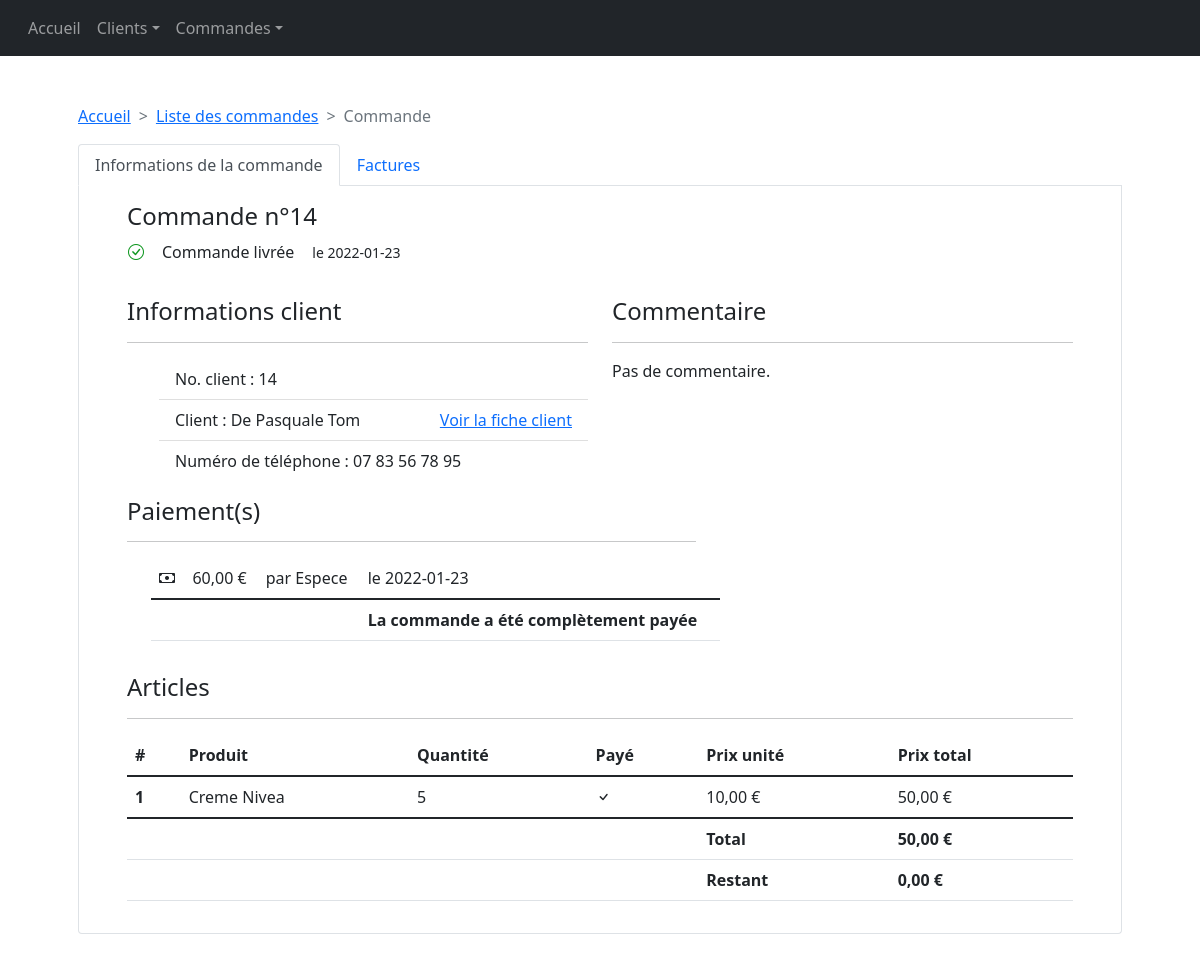
Screenshot of /pages/commande.php?id_commande=14 with the database file from the repository.
### tables this page shows
CREATE TABLE IF NOT EXISTS `commande` (
  `id_commande` int(11) NOT NULL AUTO_INCREMENT,
  `id_status_commande` int(11) DEFAULT NULL,
  `id_client` int(11) DEFAULT NULL,
  `date_passage` date DEFAULT NULL,
  `date_validation` date DEFAULT NULL,
  `date_cloture` date DEFAULT NULL,
  PRIMARY KEY (`id_commande`),
  KEY `id_status_commande` (`id_status_commande`),
  KEY `id_client` (`id_client`)
);

CREATE TABLE IF NOT EXISTS `client` (
  `id_client` int(11) NOT NULL AUTO_INCREMENT,
  `id_grade` int(11) DEFAULT NULL,
  `nom` varchar(20) DEFAULT NULL,
  `prenom` varchar(20) DEFAULT NULL,
  `remise_future` int(11) DEFAULT NULL,
  `adherent` tinyint(1) DEFAULT NULL,
  PRIMARY KEY (`id_client`),
  KEY `id_grade` (`id_grade`)
);

CREATE TABLE IF NOT EXISTS `numerotelephone` (
  `id_numero_telephone` int(11) NOT NULL AUTO_INCREMENT,
  `id_client` int(11) DEFAULT NULL,
  `numero` varchar(20) DEFAULT NULL,
  PRIMARY KEY (`id_numero_telephone`),
  KEY `id_client` (`id_client`)
);

CREATE TABLE IF NOT EXISTS `paiement` (
  `id_paiement` int(11) NOT NULL AUTO_INCREMENT,
  `id_commande` int(11) DEFAULT NULL,
  `id_facture` int(11) DEFAULT NULL,
  `id_type_paiement` int(20) NOT NULL,
  `montant` int(11) DEFAULT NULL,
  `date_paiement` date DEFAULT NULL,
  PRIMARY KEY (`id_paiement`),
  KEY `id_commande` (`id_commande`),
  KEY `id_type_paiement` (`id_type_paiement`)
);

CREATE TABLE IF NOT EXISTS `typepaiement` (
  `id_type_paiement` int(11) NOT NULL AUTO_INCREMENT,
  `type_paiement` varchar(30) DEFAULT NULL,
  PRIMARY KEY (`id_type_paiement`)
);

CREATE TABLE IF NOT EXISTS `article` (
  `id_article` int(11) NOT NULL AUTO_INCREMENT,
  `id_status_article` int(11) DEFAULT NULL,
  `intitule` varchar(30) NOT NULL,
  `prix_unitaire` int(11) DEFAULT NULL,
  `promotion` int(11) DEFAULT NULL,
  `valeur_points` int(11) DEFAULT NULL,
  PRIMARY KEY (`id_article`),
  KEY `id_status_article` (`id_status_article`)
);

CREATE TABLE IF NOT EXISTS `itemcommande` (
  `id_item_commande` int(11) NOT NULL AUTO_INCREMENT,
  `id_commande` int(11) DEFAULT NULL,
  `id_status_item_commande` int(11) DEFAULT NULL,
  `id_article` int(11) DEFAULT NULL,
  `quantite` int(11) DEFAULT NULL,
  `prix_vendu` int(11) DEFAULT NULL,
  `id_facture` int(1) DEFAULT NULL,
  PRIMARY KEY (`id_item_commande`),
  KEY `id_commande` (`id_commande`),
  KEY `id_status_item_commande` (`id_status_item_commande`),
  KEY `id_article` (`id_article`)
);

### lib/Client.php (called while the page is built, shortened)
<?php
function creerClient($id_client) {
    $query = "SELECT
       nom,
       prenom,
       intitule_grade,
       facebook,
       instagram,
       email,
       remise_future,
       adherent
        FROM client NATURAL JOIN contact NATURAL JOIN numerotelephone NATURAL JOIN grade WHERE id_client = " . $id_client;
    $db = creerConnexion();
    $requeteClient = $db->query($query);
    if($requeteClient) {
        while($client = mysqli_fetch_array($requeteClient)){
            $clientObj = new Client(
                $id_client,
                $client["nom"],
                $client["prenom"],
                $client["intitule_grade"],
                $client["facebook"],
                $client["instagram"],
                $client["email"],
                $client["remise_future"],
                $client["adherent"]);
            $clientObj->recupererAdresses($db);
            $clientObj->recupererNumeros($db);
            return $clientObj;
        }
    } else {
        echo '<p class="text-danger">' . $db->error . '</p>';
    }
}
class NumeroTelephone
{
    public function __construct($id, $numero) {
        $this->numero = $numero;
    }
}
class Client
{
    public $nom;
    public $prenom;
    public $id;
    public function __construct($id, $nom, $prenom, $grade, $facebook, $instagram, $email, $remise_future, $adherant)
    {
        $this->id = $id;
        $this->nom = $nom;
        $this->prenom = $prenom;
        $db = creerConnexion();
        $req = "SELECT SUM(montant) AS total FROM paiement NATURAL JOIN commande WHERE id_client = " . $id . " GROUP BY id_client";
        $response = $db->query($req);
        if(!$response) {
            echo '<p>Erreur : ' . $db->error . '</p>';
        } else {
            while($paiement = $response->fetch_assoc()) {
                $this->total_depense = $paiement["total"];
            }
        }
    }
    public function recupererNumeros($db) {
        $reqTelephone = "SELECT id_numero_telephone, numero FROM numerotelephone WHERE id_client = " . $this->id;
        if($reponseTelephones = $db->query($reqTelephone)) {
            while ($numero = $reponseTelephones->fetch_assoc()) {
                $numeroObj = new NumeroTelephone($numero["id_numero_telephone"], $numero["numero"]);
            }
        } else {
            echo '<p class="text-danger">Erreur : '. $db->error .'</p>';
        }
    }
    public function recupererAdresses($db) {
        $reqAdresse = "SELECT id_adresse, numero, rue, ville, code_postal FROM adresse WHERE id_client = " . $this->id;
        if($reponseAdresses = $db->query($reqAdresse)) {
            while ($adresse = $reponseAdresses->fetch_assoc()) {
                $adresseObj = new Adresse($adresse["id_adresse"], $adresse["numero"], $adresse["rue"], $adresse["code_postal"], $adresse["ville"]);
            }
        } else {
            echo '<p class="text-danger">Erreur : '. $db->error .'</p>';
        }
    }
        ?>
        <?php
    public function getNomPrenom() {
        return $this->nom . " " . $this->prenom;
    }
}

### lib/Utils.php (called while the page is built)
<?php
function formaterPrix($amount) {
    $fmt = new NumberFormatter("fr_FR", NumberFormatter::CURRENCY);
    return $fmt->formatCurrency($amount, "EUR");
}

### pages/includes/commande/informations.php (shortened to what this page needs)
<div class="row">
    <div class="col">
        <table class="mb-3">
            <h4>Commande <span>n°<?php echo $commande->getId(); ?></span></h4>
            <tr>
                <td><?php $commande->afficherIconeStatut(); ?></td>
                <td><?php $commande->afficherNomStatut(); ?></td>
                <td><?php $commande->afficherDerniereDate(); ?></td>
            </tr>
        </table>
    </div>
</div>
<div class="row mt-3">
    <div class="col"><?php $commande->afficherInfosClient(); ?></div>
    <div class="col">
        <h4>Commentaire</h4>
        <hr>
        <p>
            <?php echo (empty($commande->commentaire)) ? "Pas de commentaire" : $commande->commentaire; ?>
        </p>
    </div>
</div>
<div class="row">
    <div class="col-auto">
        <h4>Paiement(s)</h4>
        <hr>
        <table class="table ms-4">
            <tbody>
            <?php
            $req = "SELECT id_type_paiement, type_paiement, montant, date_paiement FROM paiement NATURAL JOIN typepaiement WHERE id_commande = " . $commande->id;
            $result = $db->query($req);
            $total_paye = 0;
            while($paiement = $result->fetch_assoc()) {
                $total_paye += $paiement["montant"];
                echo '<tr>';
                echo '<td>';
                switch ($paiement["id_type_paiement"]) {
                    case 2:
                        echo '<i class="bi bi-cash"></i>';
                        break;
                }
                echo '</td>';
                echo '<td>'. formaterPrix($paiement["montant"]) .'</td>';
                echo '<td>par ' . $paiement["type_paiement"] . '</td>';
                echo '<td>le ' . $paiement["date_paiement"] . '</td>';
                echo '</tr>';
            }
            ?>
            </tbody>
            <tfoot>
            <tr>
                <td></td>
                <td></td>
                <td></td>
                <td class="fw-bold">
                    <?php
                    if($total_paye == 0) {
                        echo 'Il n\'y a pas encore eu de paiement, il reste <span class="fw-bold">' . formaterPrix($commande->calculerPrixTotal()) . ' a payer (HT)</span>';
                    } else {
                        if($commande->payee) {
                            echo 'La commande a été complètement payée';
                        } else {
                            echo 'Il reste ' . formaterPrix($commande->calculerPrixRestant()) . ' HT a payer.';
                        }
                    }
                    ?>
                </td>
            </tr>
            </tfoot>
        </table>
    </div>
</div>
<div class="row mt-3">
    <div class="col"><?php $commande->afficherArticles(); ?></div>
</div>

### lib/Commande.php (shortened to what this page needs)
<?php
require_once "Client.php";
require_once "ArticleCommande.php";
require_once "Utils.php";
function creerCommande($id_commande) {
    $db = creerConnexion();
    $request = $db->query("SELECT id_client, id_status_commande FROM commande WHERE id_commande = " . $id_commande);
    while($ligne = mysqli_fetch_array($request)) {
        $commande = new Commande($id_commande, creerClient($ligne['id_client']));
        switch ($ligne["id_status_commande"]) {
            case 2:
                $commande->changerStatut(StatutCommande::livree);
                break;
        }
        $commande->ajouterCommentaire("Pas de commentaire.");
        $commande_paye = true;
        $request2 = $db->query("SELECT * FROM itemcommande WHERE id_commande=" . $id_commande);
        while ($ligne2 = mysqli_fetch_array($request2)) {
            $article = mysqli_fetch_array($db->query("SELECT * FROM article WHERE id_article=" . $ligne2['id_article']));
            if($ligne2["id_facture"]) {
                $paye = true;
            } else {
                $paye = false;
                $commande_paye = false;
            }
            $commande->payee = $commande_paye;
            $commande->ajouterArticle(new ArticleCommande($article['id_article'], $article['intitule'], $ligne2['quantite'], $article['prix_unitaire'], $paye));
        }
        $ligne3 = mysqli_fetch_array( $db->query("SELECT date_passage FROM commande WHERE id_commande=" . $id_commande));
        $commande->ajouterDerniereDate($ligne3['date_passage']);
        $request = $db->query("SELECT montant FROM paiement WHERE id_commande = " . $id_commande);
        $montant_paye = 0;
        while($paiement = $request->fetch_assoc()) {
            $montant_paye += $paiement["montant"];
        }
        return $commande;
    }
}
class Commande
{
    public $id;
    private $derniereDate;
    private $statut;
    public $articles = [];
    public $client;
    public function __construct($id, $client)
    {
        $this->id = $id;
        $this->client = $client;
    }
    public function calculerPrixTotal()
    {
        $total = 0;
        foreach($this->articles as $i => $article) {
            $total += $article->recupererTotal();
        }
        return $total;
    }
        ?>
        <?php
    public function afficherIconeStatut()
    {
        switch ($this->statut) {
            case StatutCommande::livree:
                echo '<i class="bi bi-check-circle me-3" style="color: '. StatutCommande::couleur_livree .'"></i>';
                break;
        }
    }
    public function afficherNomStatut()
    {
        switch ($this->statut) {
            case StatutCommande::livree:
                echo '<span>Commande livrée</span>';
                break;
        }
    }
    public function afficherDerniereDate()
    {
        switch ($this->statut) {
            case StatutCommande::annulee:
            case StatutCommande::livree:
                echo '<small class="ms-3"> le '. $this->derniereDate .'</small>';
                break;
        }
    }
    public function afficherArticles()
    {
        ?>
        <h4>Articles</h4>
        <hr>
        <table class="table">
            <thead>
                <tr>
                    <th scope="col">#</th>
                    <th scope="col">Produit</th>
                    <th scope="col">Quantité</th>
                    <th scope="col">Payé</th>
                    <th scope="col">Prix unité</th>
                    <th scope="col">Prix total</th>
                </tr>
            </thead>
            <tbody>
            <?php
            foreach ($this->articles as $i => $article) {
                $article->afficherLigneCommande($i + 1);
            }
            ?>
            </tbody>
            <tfoot>
                <tr>
                    <td></td>
                    <td></td>
                    <td></td>
                    <td></td>
                    <td class="fw-bold">Total</td>
                    <td class="fw-bold"><?php echo formaterPrix($this->calculerPrixTotal()); ?></td>
                </tr>
                <tr>
                    <td></td>
                    <td></td>
                    <td></td>
                    <td></td>
                    <td class="fw-bold">Restant</td>
                    <td class="fw-bold"><?php echo formaterPrix($this->calculerPrixRestant()); ?></td>
                </tr>
            </tfoot>
        </table>
        <?php
    }
    public function afficherInfosClient()
    {
        ?>
        <h4>Informations client</h4>
        <hr>
        <ul class="list-group-flush">
            <li class="list-group-item">No. client : <?php echo $this->client->id; ?></li>
            <li class="list-group-item">Client : <?php echo $this->client->getNomPrenom(); ?><a class="float-end" href="fiche_client.php?id_client=<?php echo $this->client->id ?>">Voir la fiche client</a></span> </li>
            <li class="list-group-item">Numéro de téléphone : <?php echo $this->client->numerosTel[0]->numero; ?></li>
        </ul>
        <?php
    }
        ?>
        <?php
    public function changerStatut($statut)
    {
        $this->statut = $statut;
    }
    public function ajouterArticle($article) {
        $this->articles[] = $article;
    }
    public function ajouterCommentaire($commentaire) {
        $this->commentaire = $commentaire;
    }
    public function ajouterDerniereDate($derniereDate) {
        $this->derniereDate= $derniereDate;
    }
    public function getId()
    {
        return $this->id;
    }
    public function calculerPrixRestant()
    {
        $total = 0;
        return $total;
    }
}

### lib/ArticleCommande.php (shortened to what this page needs)
<?php
require_once 'Utils.php';
class ArticleCommande
{
    public $intitule = "";
    public $quantite;
    public $prix_unite;
    public $paye = false;
    public function __construct($id, $intitule, $quantite, $prix_unite, $paye)
    {
        $this->intitule = $intitule;
        $this->quantite = $quantite;
        $this->prix_unite = $prix_unite;
        $this->paye = $paye;
    }
    public function afficherLigneCommande($i) {
        ?>
        <tr>
            <th scope="row"><?php echo $i; ?></th>
            <td><?php echo $this->intitule; ?></td>
            <td><?php echo $this->quantite; ?></td>
            <td><?php echo ($this->paye) ? '<i class="bi bi-check"></i>' : '<i class="bi bi-x"></i>' ?></td>
            <td><?php echo formaterPrix($this->prix_unite); ?></td>
            <td><?php echo formaterPrix($this->recupererTotal()); ?></td>
        </tr>
        <?php
    }
        ?>
        <?php
    public function recupererTotal() {
        return $this->prix_unite * $this->quantite;
    }
}

### rows the page displays
commande: date_passage "2022-01-23", id_client "14"
client: $this->client->getNomPrenom() "De Pasquale Tom"
numerotelephone: numero "07 83 56 78 95"
paiement: montant "60,00 €", id_type_paiement.type_paiement "Espece", date_paiement "2022-01-23"
article: i "1", intitule "Creme Nivea", prix_unitaire "10,00 €", prix_unitaire.quantite "50,00 €"
itemcommande: quantite "5"

### other values shown
$commande->getId() "14"
$commande->commentaire "Pas de commentaire."
formaterPrix($this->calculerPrixTotal()) "50,00 €"
formaterPrix($this->calculerPrixRestant()) "0,00 €"
